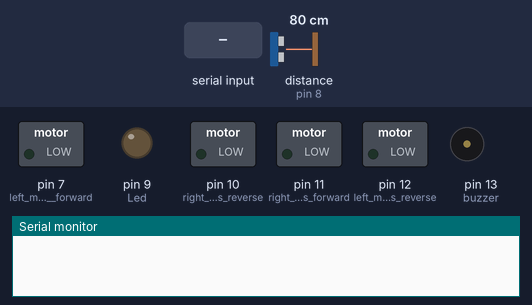
Bench run of a sketch on a simulated Arduino Uno, built with avr-gcc and run on an emulated ATmega328P. Parts: switched loads named in the sketch (green lamp = pin HIGH), output pins drawn as LEDs (lit = HIGH), buzzer (waves = sounding, pin HIGH), the last lines printed to the serial monitor. Dashed ring = blinking. Inputs (shaded band) come from the test bench; at power-on: distance to the obstacle (sensor on pin 8) 80 cm. The echo pulse lasts 58.3 µs per cm; pins used as bus, display or sensor lines are not drawn.

Above: at 1.2 s.
1.3 s: "F" received over the second serial link
At 1.8 s:
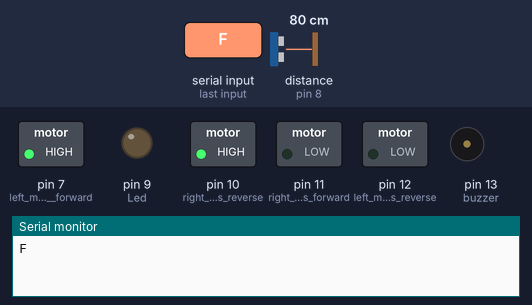
2.8 s: distance to the obstacle (sensor on pin 8) set to 2 cm
At 3.55 s:
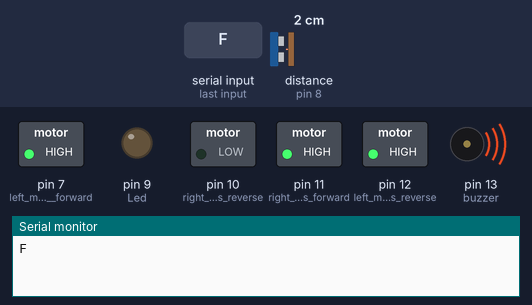
5.8 s: "B" received over the second serial link
At 6.8 s:
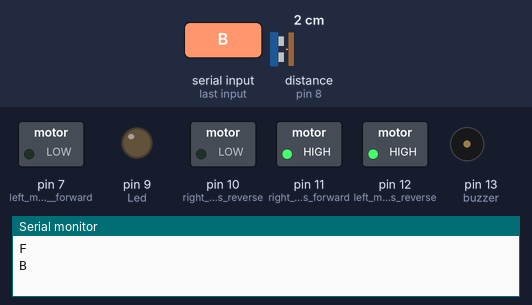
7.9 s: "L" received over the second serial link
At 9.0 s:
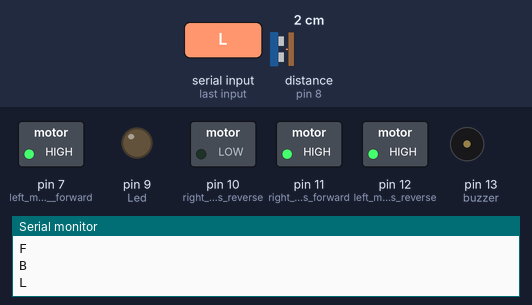
9.4 s: "R" received over the second serial link
At 10.1 s:
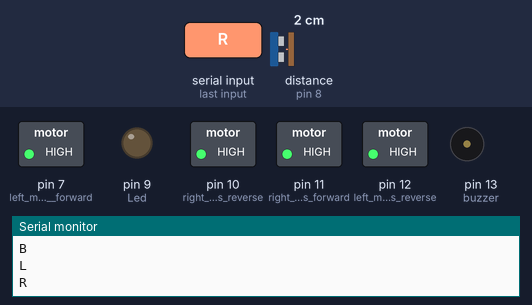
10.9 s: "W" received over the second serial link
At 11.3 s:
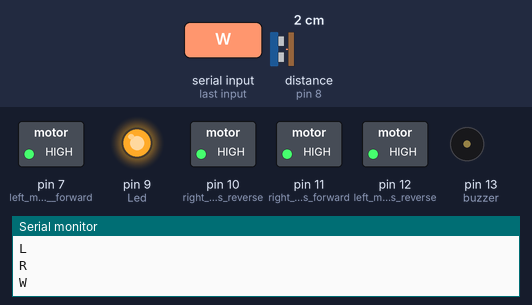
Timing chart, 0 to 13.4 s (numbered marks = the images above; inputs shaded):
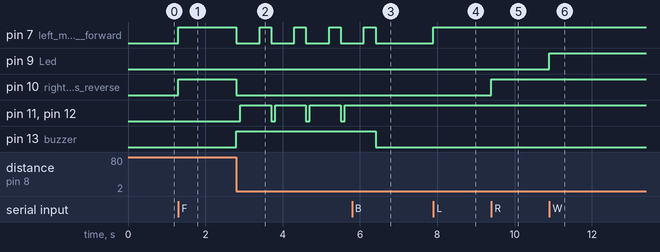

The sketch:

BTCAR.ino
```cpp
#include <SoftwareSerial.h>
char t;
int p ;
SoftwareSerial BT(2,3);
const int trigPin = 6;
const int echoPin = 8;
int distance;
long duration;

void setup() {
pinMode(7,OUTPUT);   //left motors  forward
pinMode(12,OUTPUT);   //left motors reverse
pinMode(11,OUTPUT);   //right  motors forward
pinMode(10,OUTPUT);   //right motors reverse
pinMode(9,OUTPUT);   //Led
pinMode(13,OUTPUT);  // buzzer
pinMode(trigPin,OUTPUT);
pinMode(echoPin,INPUT);
Serial.begin(9600);
BT.begin(9600);
t = 'Z';

}
void forward(){
  digitalWrite(7,HIGH);  //left motor fwd
  digitalWrite(10,HIGH); //right motor fwd
}
void back(){
   digitalWrite(12,HIGH); //left motor moves back
  digitalWrite(11,HIGH);  //right motor moves back
}
void left(){
  digitalWrite(7,HIGH);   // left motor back
  digitalWrite(11,HIGH);  // right motor fwd
}
void right(){
    digitalWrite(10,HIGH); //left motor fwd
  digitalWrite(12,HIGH);   //right motor back
}
void stop(){
  digitalWrite(7,LOW);     //stop
  digitalWrite(12,LOW);
  digitalWrite(11,LOW);
  digitalWrite(10,LOW);
}
// this function will calculate distance of object from vehicle
int Distance(){
  digitalWrite(trigPin, LOW);
  delayMicroseconds(1);
  // Sets the trigPin on HIGH state for 5 micro seconds
  digitalWrite(trigPin, HIGH);
  delayMicroseconds(5);
  digitalWrite(trigPin, LOW);
  // Reads the echoPin, returns the sound wave travel time in microseconds
  duration = pulseIn(echoPin, HIGH);
  // Calculating the distance
  distance = duration * 0.034 / 2;
  return distance;
}

void loop() {
if(BT.available()){
  t = BT.read();
  p = BT.read();
  Serial.println(t);
}
if(t == 'F'){
  int p = Distance() ;
  if (p<2 && p>0){
  stop ();
  digitalWrite(13,HIGH);
  delay(100);
  back();
  delay(500);
  left();
  delay(300);
  stop();
  digitalWrite(13,LOW);
  }  else forward();
}
else if(t == 'S'){      //STOP (all motors stop)
  stop();
}

else if(t == 'B'){      //move reverse (all  motors rotate in reverse direction)
  back();
}

else if(t == 'L'){      //turn left (left side motors rotate in forward direction,  right side motors rotate back)
  left();
}

else  if(t == 'R'){      //turn right (right side motors rotate in forward direction, left  side motors rotate backwards)
  right();
}

else if(t ==  'W'){    //turn led on
  digitalWrite(9,HIGH);
}
else if(t == 'w'){       //turn led of
  digitalWrite(9,LOW);
}
else if(t == 'V'){       // turn buzzer onn
  digitalWrite(13,HIGH);
}
else if(t == 'v'){
  digitalWrite(13,LOW);   // turn buzzer off
}
}
```

Measured:
- after the input at 1.3 s, pin 7 (left_motors__forward), pin 10 (right_motors_reverse): LOW → HIGH at once
- after the input at 2.8 s, pin 7 (left_motors__forward): alternates HIGH for 0.30 s and LOW for 0.60 s, starting at once; pin 10 (right_motors_reverse): HIGH → LOW at once; pin 11 (right__motors_forward), pin 12 (left_motors_reverse): alternates HIGH for 0.80 s and LOW for 0.10 s, starting after 0.10 s; pin 13 (buzzer): LOW → HIGH at once
- after the input at 5.8 s, pin 7 (left_motors__forward): goes on until 6.4 s, then stays LOW; pin 11 (right__motors_forward), pin 12 (left_motors_reverse): stops changing and stays HIGH; pin 13 (buzzer): HIGH → LOW after 0.60 s
- after the input at 7.9 s, pin 7 (left_motors__forward): LOW → HIGH at once
- after the input at 9.4 s, pin 10 (right_motors_reverse): LOW → HIGH at once
- after the input at 10.9 s, pin 9 (Led): LOW → HIGH at once
